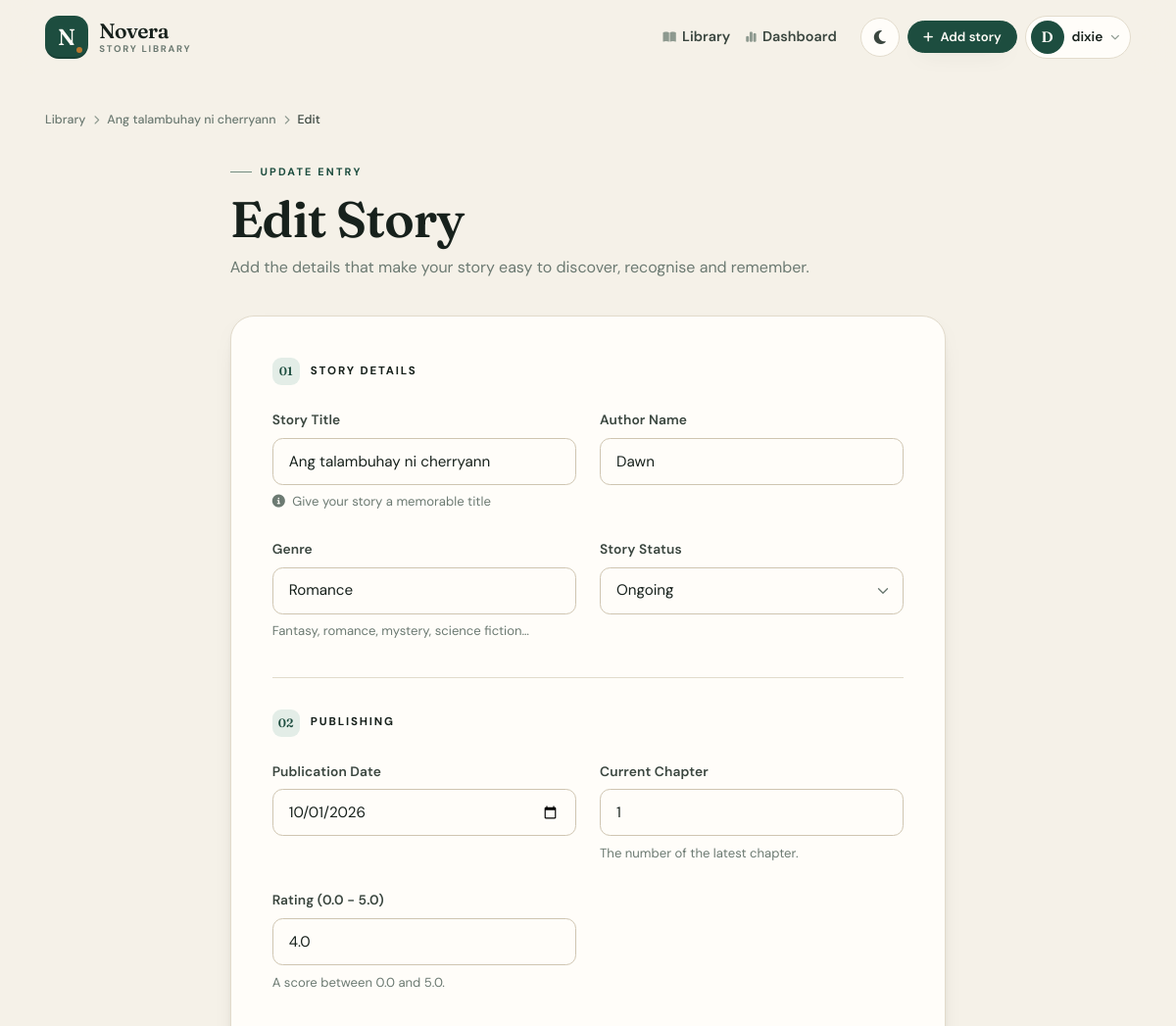
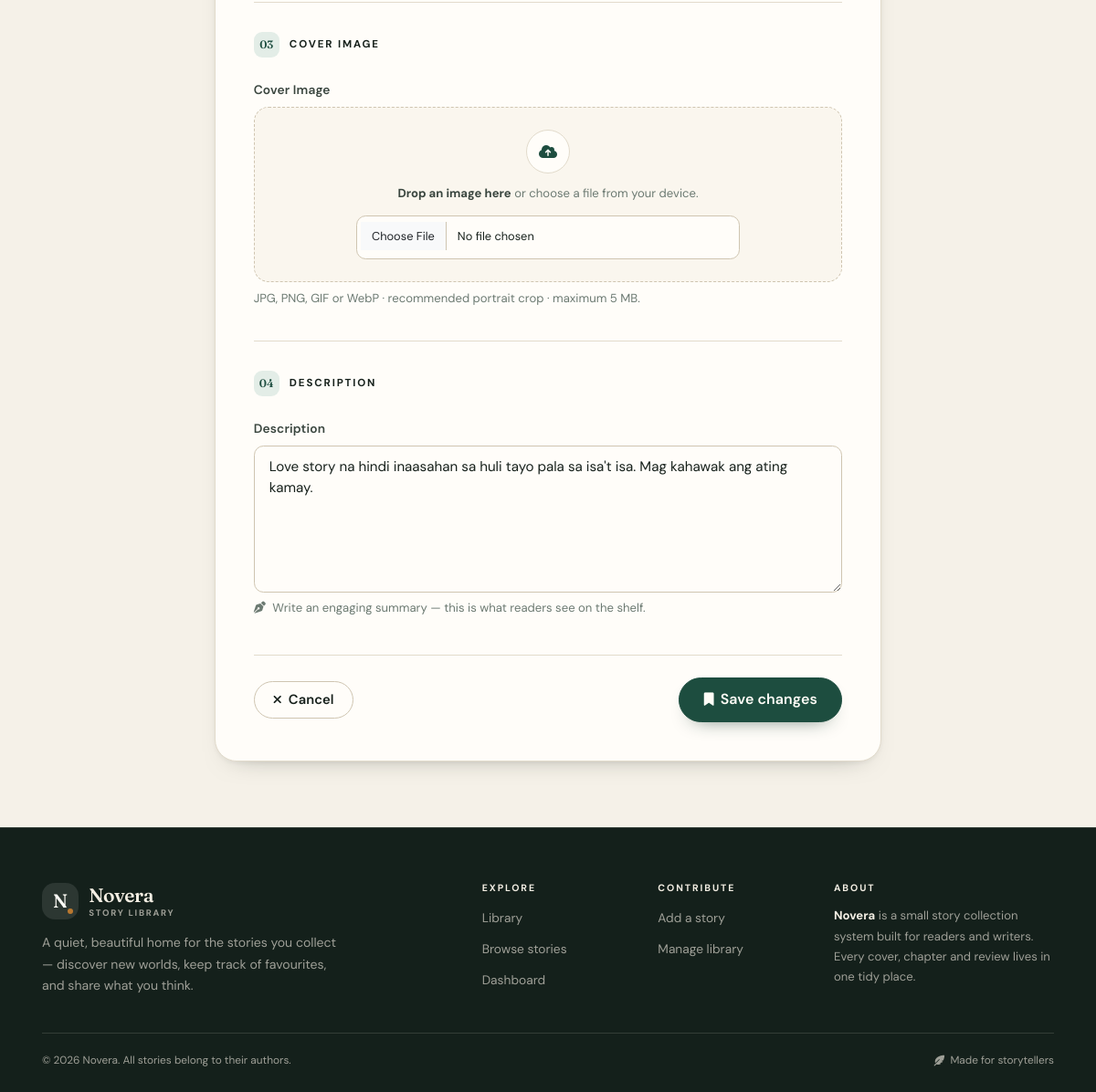
Screenshot of /story/10/edit/ (signed in) with the database file from the repository (2 pictures, top to bottom).
### Myapp/models.py (models this page shows, shortened)
class Story(models.Model):
    STATUS_CHOICES = [
        ("Ongoing", "Ongoing"),
        ("Completed", "Completed"),
        ("Draft", "Draft"),
    ]
    title = models.CharField(
        max_length=200,
        help_text="Title of the story",
    )
    author_name = models.CharField(
        max_length=200,
        help_text="Author's name",
    )
    genre = models.CharField(
        max_length=100,
        help_text="Story genre",
    )
    description = models.TextField(
        help_text="Brief description of the story",
    )
    chapter = models.IntegerField(
        default=1,
        validators=[MinValueValidator(1)],
        help_text="Current chapter number",
    )
    date_published = models.DateField(
        help_text="Publication date",
    )
    status = models.CharField(
        max_length=50,
        choices=STATUS_CHOICES,
        default="Draft",
        help_text="Current status of the story",
    )
    rating = models.DecimalField(
        max_digits=3,
        decimal_places=1,
        default=0.0,
        validators=[
            MinValueValidator(0.0),
            MaxValueValidator(5.0),
        ],
        help_text="Average rating (0.0 - 5.0)",
    )
    cover_image = models.ImageField(
        upload_to="covers/",
        blank=True,
        null=True,
        help_text="Cover image for the story",
    )
    views_count = models.IntegerField(
        default=0,
        help_text="Number of times this story has been viewed",
    )
    created_at = models.DateTimeField(
        auto_now_add=True,
        help_text="When the story was created",
    )
    updated_at = models.DateTimeField(
        auto_now=True,
        help_text="When the story was last updated",
    )
    objects = StoryManager()
    class Meta:
        ordering = ["-date_published", "-id"]
        indexes = [
            models.Index(
                fields=["status", "-date_published"]
            ),
            models.Index(
                fields=["genre"]
            ),
            models.Index(
                fields=["-rating"]
            ),
        ]
        verbose_name_plural = "Stories"

### Myapp/views.py (the view)
@login_required
def story_edit(request, pk):
    story = get_object_or_404(Story, pk=pk)
    if request.method == "POST":
        form = StoryForm(request.POST, request.FILES, instance=story)
        if form.is_valid():
            updated_story = form.save()
            messages.success(
                request,
                f'Story "{updated_story.title}" was updated successfully!',
            )
            return redirect("story_detail", pk=updated_story.pk)
    else:
        form = StoryForm(instance=story)
    context = {
        "form": form,
        "page_title": "Edit Story",
        "story": story,
        "action": "Edit",
    }
    return render(request, "Myapp/story_form.html", context)

### Myapp/models.py (called while the page is built)
    def get_queryset(self):
        return StoryQuerySet(self.model, using=self._db)

### Myapp/templates/Myapp/story_form.html (shortened to what this page needs)
{% extends "Myapp/base.html" %}
{% block content %}
<div class="container nv-page">
    <nav class="nv-breadcrumb" aria-label="Breadcrumb">
        <a href="{% url 'home' %}">Library</a>
        <i class="fa-solid fa-chevron-right" aria-hidden="true"></i>
        <a href="{% if story %}{% url 'story_detail' story.pk %}{% else %}{% url 'home' %}{% endif %}">
            {% if story %}{{ story.title }}{% else %}New story{% endif %}
        </a>
        <i class="fa-solid fa-chevron-right" aria-hidden="true"></i>
        <span class="is-current" aria-current="page">{{ action }}</span>
    </nav>
    <div class="row">
        <div class="col-lg-9 col-xl-8 mx-auto">
            <header class="nv-page-head">
                <span class="nv-eyebrow">{% if action == "Edit" %}Update entry{% else %}New entry{% endif %}</span>
                <h1>{{ page_title }}</h1>
                <p>
                    Add the details that make your story easy to discover,
                    recognise and remember.
                </p>
            </header>
            <form method="post" enctype="multipart/form-data" class="nv-form-card" novalidate>
                <section class="nv-form-section">
                    <div class="nv-form-section__head">
                        <span aria-hidden="true">01</span>
                        <h2>Story details</h2>
                    </div>
                    <div class="row g-4">
                        <div class="col-md-6">
                            <label for="{{ form.title.id_for_label }}" class="form-label">
                                {{ form.title.label }}
                            </label>
                            {{ form.title }}
                            <div class="form-text">
                                <i class="fa-solid fa-circle-info me-1" aria-hidden="true"></i>
                                Give your story a memorable title
                            </div>
                        </div>
                        <div class="col-md-6">
                            <label for="{{ form.author_name.id_for_label }}" class="form-label">
                                {{ form.author_name.label }}
                            </label>
                            {{ form.author_name }}
                        </div>
                        <div class="col-md-6">
                            <label for="{{ form.genre.id_for_label }}" class="form-label">
                                {{ form.genre.label }}
                            </label>
                            {{ form.genre }}
                            <div class="form-text">Fantasy, romance, mystery, science fiction…</div>
                        </div>
                        <div class="col-md-6">
                            <label for="{{ form.status.id_for_label }}" class="form-label">
                                {{ form.status.label }}
                            </label>
                            {{ form.status }}
                        </div>
                    </div>
                </section>
                <section class="nv-form-section">
                    <div class="nv-form-section__head">
                        <span aria-hidden="true">02</span>
                        <h2>Publishing</h2>
                    </div>
                    <div class="row g-4">
                        <div class="col-md-6">
                            <label for="{{ form.date_published.id_for_label }}" class="form-label">
                                {{ form.date_published.label }}
                            </label>
                            {{ form.date_published }}
                        </div>
                        <div class="col-md-6">
                            <label for="{{ form.chapter.id_for_label }}" class="form-label">
                                {{ form.chapter.label }}
                            </label>
                            {{ form.chapter }}
                            <div class="form-text">The number of the latest chapter.</div>
                        </div>
                        <div class="col-md-6">
                            <label for="{{ form.rating.id_for_label }}" class="form-label">
                                {{ form.rating.label }}
                            </label>
                            {{ form.rating }}
                            <div class="form-text">A score between 0.0 and 5.0.</div>
                        </div>
                    </div>
                </section>
                <section class="nv-form-section">
                    <div class="nv-form-section__head">
                        <span aria-hidden="true">03</span>
                        <h2>Cover image</h2>
                    </div>
                    <label for="{{ form.cover_image.id_for_label }}" class="form-label">
                        {{ form.cover_image.label }}
                    </label>
                    <div class="nv-file-drop" data-file-drop>
                        <span class="nv-file-drop__icon">
                            <i class="fa-solid fa-cloud-arrow-up" aria-hidden="true"></i>
                        </span>
                        <p class="nv-file-drop__text">
                            <strong>Drop an image here</strong> or choose a file from your device.
                        </p>
                        {{ form.cover_image }}
                    </div>
                    <div class="form-text">
                        JPG, PNG, GIF or WebP · recommended portrait crop · maximum 5 MB.
                    </div>
                </section>
                <section class="nv-form-section">
                    <div class="nv-form-section__head">
                        <span aria-hidden="true">04</span>
                        <h2>Description</h2>
                    </div>
                    <label for="{{ form.description.id_for_label }}" class="form-label">
                        {{ form.description.label }}
                    </label>
                    {{ form.description }}
                    <div class="form-text">
                        <i class="fa-solid fa-pen-nib me-1" aria-hidden="true"></i>
                        Write an engaging summary — this is what readers see on the shelf.
                    </div>
                </section>
                <div class="nv-form-actions">
                    <a href="{% if story %}{% url 'story_detail' story.pk %}{% else %}{% url 'home' %}{% endif %}"
                       class="btn btn-outline-ink">
                        <i class="fa-solid fa-xmark" aria-hidden="true"></i>
                        Cancel
                    </a>
                    <button type="submit" class="btn btn-primary btn-lg">
                        <i class="fa-solid fa-bookmark" aria-hidden="true"></i>
                        {% if action == "Edit" %}Save changes{% else %}Save story{% endif %}
                    </button>
                </div>
            </form>
        </div>
    </div>
</div>
{% endblock %}

### Myapp/templates/Myapp/base.html (shortened to what this page needs)
{% load static %}
<!DOCTYPE html>
<html lang="en" data-bs-theme="light">
<head>
    <link href="https://cdn.jsdelivr.net/npm/bootstrap@5.3.3/dist/css/bootstrap.min.css" rel="stylesheet">
    <link rel="stylesheet" href="https://cdnjs.cloudflare.com/ajax/libs/font-awesome/6.5.2/css/all.min.css">
    <link rel="stylesheet" href="{% static 'Myapp/css/style.css' %}">
</head>
<body>
    <nav class="navbar navbar-expand-lg nv-nav sticky-top" id="siteNav">
        <div class="container">
            <a class="navbar-brand nv-brand"
               href="{% if user.is_authenticated %}{% url 'home' %}{% else %}{% url 'login' %}{% endif %}"
               aria-label="Novera home">
                <span class="nv-brand__mark" aria-hidden="true">N</span>
                <span class="nv-brand__text">
                    Novera
                    <small>Story library</small>
                </span>
            </a>
            <div class="collapse navbar-collapse" id="navbarNav">
                <ul class="navbar-nav ms-auto align-items-lg-center">
                    {% if user.is_authenticated %}
                        <li class="nav-item">
                            <a class="nav-link {% if request.resolver_match.url_name == 'home' or request.resolver_match.url_name == 'story_detail' %}active{% endif %}"
                               href="{% url 'home' %}">
                                <i class="fa-solid fa-book-open" aria-hidden="true"></i>Library
                            </a>
                        </li>
                        <li class="nav-item">
                            <a class="nav-link {% if request.resolver_match.url_name == 'dashboard' %}active{% endif %}"
                               href="{% url 'dashboard' %}">
                                <i class="fa-solid fa-chart-simple" aria-hidden="true"></i>Dashboard
                            </a>
                        </li>
                    {% endif %}
                    <li class="nav-item ms-lg-3">
                        <button class="nv-theme-toggle" type="button" id="themeToggle"
                                aria-label="Switch between light and dark theme"
                                title="Switch theme">
                            <i class="fa-solid fa-moon" aria-hidden="true"></i>
                        </button>
                    </li>
                    {% if user.is_authenticated %}
                        <li class="nav-item ms-lg-2">
                            <a class="btn btn-primary btn-sm nv-nav__cta" href="{% url 'story_create' %}">
                                <i class="fa-solid fa-plus" aria-hidden="true"></i>Add story
                            </a>
                        </li>
                        <li class="nav-item ms-lg-2">
                            <div class="dropdown nv-user">
                                <button class="nv-user__btn" type="button"
                                        data-bs-toggle="dropdown" aria-expanded="false"
                                        aria-label="Account menu">
                                    <span class="nv-avatar" aria-hidden="true">
                                        {% if user.first_name %}{{ user.first_name|first|upper }}{% else %}{{ user.username|first|upper }}{% endif %}
                                    </span>
                                    <span class="nv-user__name">{{ user.first_name|default:user.username }}</span>
                                    <i class="fa-solid fa-chevron-down nv-user__caret" aria-hidden="true"></i>
                                </button>
                            </div>
                        </li>
                    {% endif %}
                </ul>
            </div>
        </div>
    </nav>
    <main class="nv-main" id="main">
        {% block content %}{% endblock %}
    </main>
    <footer class="nv-footer">
        <div class="container">
            <div class="row g-4 g-lg-5">
                <div class="col-lg-5">
                    <a class="nv-footer__brand"
                       href="{% if user.is_authenticated %}{% url 'home' %}{% else %}{% url 'login' %}{% endif %}">
                        <span class="nv-brand__mark" aria-hidden="true">N</span>
                        <span class="nv-brand__text">
                            Novera
                            <small>Story library</small>
                        </span>
                    </a>
                    <p class="nv-footer__tagline">
                        A quiet, beautiful home for the stories you collect —
                        discover new worlds, keep track of favourites, and share
                        what you think.
                    </p>
                </div>
                {% if user.is_authenticated %}
                    <div class="col-6 col-lg-2">
                        <h2>Explore</h2>
                        <ul class="nv-footer__links">
                            <li><a href="{% url 'home' %}">Library</a></li>
                            <li><a href="{% url 'home' %}#library">Browse stories</a></li>
                            <li><a href="{% url 'dashboard' %}">Dashboard</a></li>
                        </ul>
                    </div>
                    <div class="col-6 col-lg-2">
                        <h2>Contribute</h2>
                        <ul class="nv-footer__links">
                            <li><a href="{% url 'story_create' %}">Add a story</a></li>
                            <li><a href="{% url 'dashboard' %}">Manage library</a></li>
                        </ul>
                    </div>
                {% endif %}
                <div class="{% if user.is_authenticated %}col-lg-3{% else %}col-lg-4 ms-lg-auto{% endif %}">
                    <h2>About</h2>
                    <p class="nv-footer__meta mb-0">
                        <strong>Novera</strong> is a small story collection system
                        built for readers and writers. Every cover, chapter and
                        review lives in one tidy place.
                    </p>
                </div>
            </div>
            <div class="nv-footer__bottom">
                <span>&copy; {% now "Y" %} Novera. All stories belong to their authors.</span>
                <span><i class="fa-solid fa-feather-pointed" aria-hidden="true"></i>Made for storytellers</span>
            </div>
        </div>
    </footer>
</body>
</html>

### rows the page displays
Story: title "Ang talambuhay ni cherryann", author_name "Dawn", genre "Romance", status "Ongoing", date_published "10/01/2026", chapter "1", rating "4.0", description "Love story na hindi inaasahan sa huli tayo pala sa isa't isa. Mag kahawak ang ating kamay."

### other values shown
{{ user.first_name|first|upper }} "D"
{{ user.first_name|default:user.username }} "dixie"
{{ action }} "Edit"
{{ page_title }} "Edit Story"
